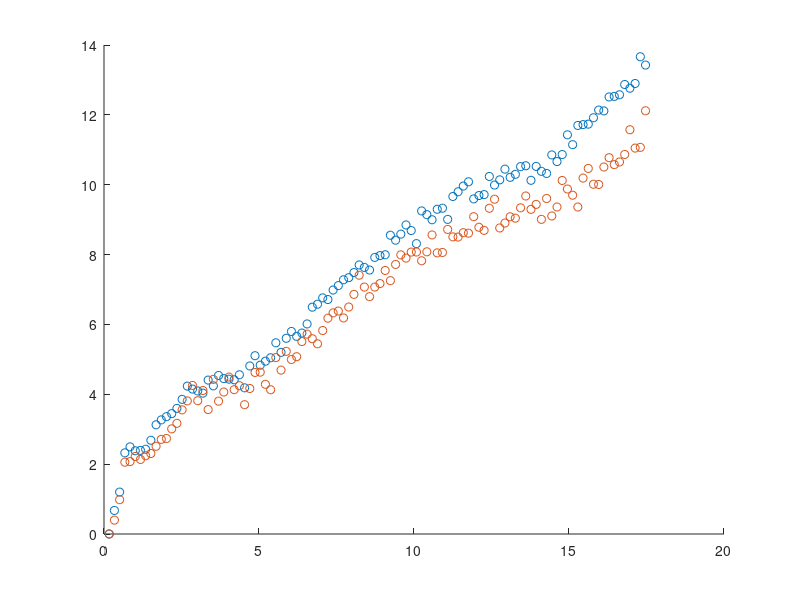
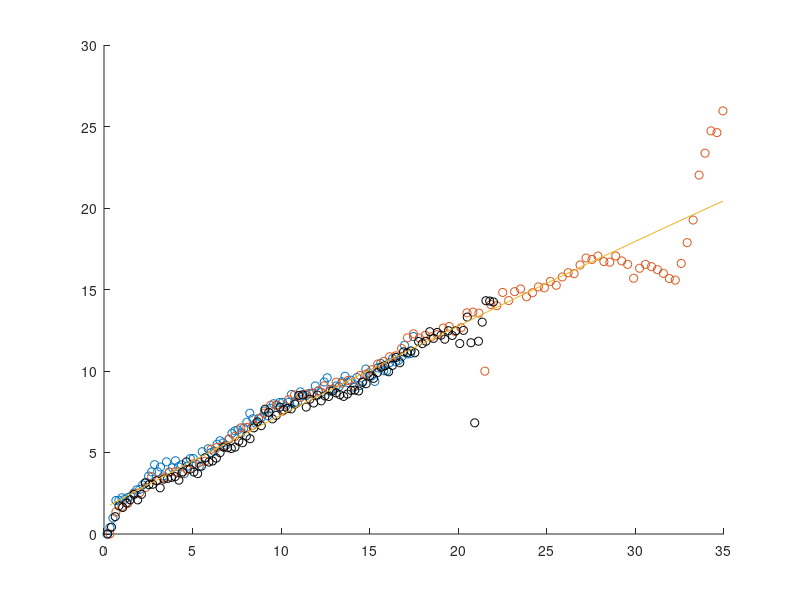

Source code (MATLAB) for these figures, in order:
%% Preemphasis 1
% up to ~ 18 GHz
fcGHz = [0.167968750000000,0.335937500000000,0.503906250000000,0.671875000000000,0.839843750000000,1.00781250000000,1.17578125000000,1.34375000000000,1.51171875000000,1.67968750000000,1.84765625000000,2.01562500000000,2.18359375000000,2.35156250000000,2.51953125000000,2.68750000000000,2.85546875000000,3.02343750000000,3.19140625000000,3.35937500000000,3.52734375000000,3.69531250000000,3.86328125000000,4.03125000000000,4.19921875000000,4.36718750000000,4.53515625000000,4.70312500000000,4.87109375000000,5.03906250000000,5.20703125000000,5.37500000000000,5.54296875000000,5.71093750000000,5.87890625000000,6.04687500000000,6.21484375000000,6.38281250000000,6.55078125000000,6.71875000000000,6.88671875000000,7.05468750000000,7.22265625000000,7.39062500000000,7.55859375000000,7.72656250000000,7.89453125000000,8.06250000000000,8.23046875000000,8.39843750000000,8.56640625000000,8.73437500000000,8.90234375000000,9.07031250000000,9.23828125000000,9.40625000000000,9.57421875000000,9.74218750000000,9.91015625000000,10.0781250000000,10.2460937500000,10.4140625000000,10.5820312500000,10.7500000000000,10.9179687500000,11.0859375000000,11.2539062500000,11.4218750000000,11.5898437500000,11.7578125000000,11.9257812500000,12.0937500000000,12.2617187500000,12.4296875000000,12.5976562500000,12.7656250000000,12.9335937500000,13.1015625000000,13.2695312500000,13.4375000000000,13.6054687500000,13.7734375000000,13.9414062500000,14.1093750000000,14.2773437500000,14.4453125000000,14.6132812500000,14.7812500000000,14.9492187500000,15.1171875000000,15.2851562500000,15.4531250000000,15.6210937500000,15.7890625000000,15.9570312500000,16.1250000000000,16.2929687500000,16.4609375000000,16.6289062500000,16.7968750000000,16.9648437500000,17.1328125000000,17.3007812500000,17.4687500000000];
Hpreemphasis1 = [10.5864882880518 + 1.49339633027114i,11.3238467118264 + 2.29355276861050i,11.8028220951656 + 3.37356459582204i,13.4884741257329 + 3.63677048916425i,13.8125257362940 + 3.50051982479883i,13.7108104807211 + 3.14475434454464i,13.6823269310383 + 3.33005669871479i,13.6591133596389 + 3.64236012655727i,13.9083402129090 + 4.31318489958790i,14.6032354312678 + 4.64278766092578i,14.7137158938755 + 5.10339031625679i,14.9161365241344 + 5.02569983956845i,15.0321794414393 + 5.17597970109845i,15.2058060061400 + 5.51890356329717i,15.4751575820516 + 6.17912816014491i,16.4121110671244 + 5.80150044496576i,16.2092695729273 + 5.86866710993493i,16.0374607511962 + 6.02359622589820i,15.9960440158535 + 5.77986603040130i,16.4003177738899 + 6.80781545636365i,16.1283207029707 + 6.58652382831100i,16.2703165217003 + 7.76418653161224i,16.4153350667516 + 7.00027587991651i,16.2285703517086 + 7.34031352726578i,16.0456041118255 + 7.64721879901575i,16.2364537523500 + 7.92854260627997i,15.0560756738284 + 8.54039699475220i,15.7916013930922 + 9.83354652829034i,16.2862225373852 + 10.2496048923805i,15.9378338720865 + 9.68862498310304i,15.8392182120140 + 10.3065085651120i,15.4687840978332 + 11.2260403393048i,16.2521943357353 + 11.7900336370651i,15.3130481875047 + 11.9993845119805i,15.6184484002480 + 13.0894802593440i,16.4955475822428 + 12.7391251419048i,15.5283212279253 + 13.3986299477863i,15.0382660132645 + 14.2742457704250i,15.3204188014811 + 14.8938084050301i,15.8771641797003 + 16.0562638653255i,16.0846117867267 + 16.1590642414807i,16.1006517381670 + 16.8209813344538i,15.7119271011055 + 17.0101710644767i,15.8914005380683 + 17.8421380022481i,16.6439554932122 + 17.6306359703165i,16.0031158052876 + 18.8343349034433i,16.9685424684213 + 18.2047171786448i,15.6665047591979 + 19.8761700570909i,16.7618651812747 + 19.8139169799925i,17.1302305275286 + 19.2144002686916i,16.6258202709591 + 19.3636082497805i,17.2618016648411 + 20.2464593304543i,16.9584068515811 + 20.7049565645220i,16.4538438584459 + 21.2027698115726i,16.6448022906617 + 23.2870654042235i,17.4733847276435 + 22.0839423901553i,17.4987453461778 + 22.7823858398055i,17.5331257717277 + 23.8625098060840i,17.8001979478053 + 22.9815466330088i,16.4943777596186 + 22.4305711161379i,17.6781129276479 + 25.4773253724281i,18.1280812847945 + 24.6914111627959i,17.6830490186802 + 24.3845925905602i,17.0447856823188 + 26.1112252206631i,18.7168634714559 + 25.0743117458882i,18.1596637356808 + 24.0779441821512i,17.0844702552517 + 27.6726154135683i,19.2645921931017 + 26.8306160883738i,19.2822938793136 + 27.5895970295330i,17.7666571368893 + 29.1480426871921i,18.3571359533130 + 26.5337138067199i,18.5832436958300 + 26.8135157299208i,15.7693742724854 + 28.6764219290472i,15.7124493121909 + 30.9854870515438i,15.4780593196902 + 30.0157350993488i,15.8893419470191 + 30.4599295624008i,16.1004239815927 + 31.7369027450398i,15.8768502604975 + 30.7905418873020i,13.9703090547998 + 32.0742545359881i,14.4520355550102 + 32.8430726528383i,14.4884522126022 + 32.9421343309202i,12.2290758111782 + 32.0487761250664i,10.8875762392570 + 34.2225738819018i,9.43490354701796 + 34.0527683572984i,6.87373912680067 + 34.4104005302000i,8.97224433106973 + 36.2039643407443i,5.31482449375369 + 36.1037808041328i,2.65263324079681 + 37.2514680393148i,2.16861556692370 + 39.7930538492576i,-0.812006395366996 + 38.5718979409061i,-3.50230242117191 + 40.9516177055554i,-4.82950518849645 + 40.9330311033424i,-4.78603485556681 + 41.0012080704565i,-7.27161562673659 + 41.5260466733111i,-9.50686398862735 + 42.1846351920549i,-11.7995845853796 + 41.4772329446245i,-12.6617498321148 + 43.3379990804847i,-15.1214078516367 + 42.6332536282323i,-15.3079634985599 + 42.8232904163001i,-18.2310987898760 + 43.3659121822454i,-24.1136429669932 + 39.7203354739368i,-23.7221444671474 + 40.8033162931917i,-26.4940930570592 + 44.2185819529173i,-27.8416963990219 + 41.7152051470882i];
Hpreemphasis2 = [2.73106654609644,2.85886868536201,3.05822737511419,3.46038180074983,3.46708706170941,3.52598474992524,3.49189589012096,3.53495445473579,3.56093541169890,3.64674695636431,3.73077622298887,3.74192699778840,3.86218247812435,3.93338482249054,4.11196688035485,4.23513686587625,4.45635036574061,4.23804751095611,4.38253865161181,4.11587421825603,4.54688299115558,4.23160758186788,4.36085040842625,4.58151819020844,4.39460926144724,4.45301480552868,4.18241390111016,4.41195821039056,4.65168970424071,4.65613453610526,4.47319925903857,4.39361170709457,4.88490866627688,4.68748608946388,4.98656437279577,4.85419692124548,4.89934584002275,5.15029922367776,5.27758814988422,5.19879087309623,5.11233213367968,5.34096914696413,5.56288152056150,5.66127691865576,5.69480986718812,5.56712175308027,5.77085129300582,6.01632108613293,6.40878354306794,6.16351664937764,5.97142157589750,6.16366330915362,6.23454707061600,6.50979989914742,6.29496281549612,6.64072417193894,6.85327129463490,6.78132340776269,6.91636006446131,6.91804745819621,6.72148458789709,6.92314200726573,7.31867356138867,6.89890241991910,6.90792921169589,7.45329221563481,7.27205928983376,7.26808516047102,7.37357110132786,7.36147887386745,7.77250380906938,7.50653510639227,7.43003537861776,7.99143857756046,8.23350730195373,7.48900724723583,7.61197200921973,7.76987868810254,7.73481687912185,8.00322335844356,8.32122975621097,7.96270686018318,8.09401309376292,7.70464749600986,8.25324900800601,7.79099653221476,8.02460792223691,8.75837648136676,8.51545264105654,8.34256683150353,8.02450702511843,8.82745603936225,9.11317533655492,8.65064935916800,8.64318196573915,9.15526799073268,9.44123229287533,9.22717184975231,9.30919408529858,9.54258826736348,10.3517858244214,9.74454768036903,9.76826355234945,11.0196055277993];


Hpreemphasis1 = abs(Hpreemphasis1);
Hpreemphasis1 = Hpreemphasis1/Hpreemphasis1(1);

Hpreemphasis2 = Hpreemphasis2/Hpreemphasis2(1);
 
% fit1 = fit(fcGHz, Hpreemphasis2, 'poly2')

%% Preemphasis 2
% up to ~ 35 GHz
fcGHz3 = [0.335937500000000,0.671875000000000,1.00781250000000,1.34375000000000,1.67968750000000,2.01562500000000,2.35156250000000,2.68750000000000,3.02343750000000,3.35937500000000,3.69531250000000,4.03125000000000,4.36718750000000,4.70312500000000,5.03906250000000,5.37500000000000,5.71093750000000,6.04687500000000,6.38281250000000,6.71875000000000,7.05468750000000,7.39062500000000,7.72656250000000,8.06250000000000,8.39843750000000,8.73437500000000,9.07031250000000,9.40625000000000,9.74218750000000,10.0781250000000,10.4140625000000,10.7500000000000,11.0859375000000,11.4218750000000,11.7578125000000,12.0937500000000,12.4296875000000,12.7656250000000,13.1015625000000,13.4375000000000,13.7734375000000,14.1093750000000,14.4453125000000,14.7812500000000,15.1171875000000,15.4531250000000,15.7890625000000,16.1250000000000,16.4609375000000,16.7968750000000,17.1328125000000,17.4687500000000,17.8046875000000,18.1406250000000,18.4765625000000,18.8125000000000,19.1484375000000,19.4843750000000,19.8203125000000,20.1562500000000,20.4921875000000,20.8281250000000,21.1640625000000,21.5000000000000,21.8359375000000,22.1718750000000,22.5078125000000,22.8437500000000,23.1796875000000,23.5156250000000,23.8515625000000,24.1875000000000,24.5234375000000,24.8593750000000,25.1953125000000,25.5312500000000,25.8671875000000,26.2031250000000,26.5390625000000,26.8750000000000,27.2109375000000,27.5468750000000,27.8828125000000,28.2187500000000,28.5546875000000,28.8906250000000,29.2265625000000,29.5625000000000,29.8984375000000,30.2343750000000,30.5703125000000,30.9062500000000,31.2421875000000,31.5781250000000,31.9140625000000,32.2500000000000,32.5859375000000,32.9218750000000,33.2578125000000,33.5937500000000,33.9296875000000,34.2656250000000,34.6015625000000,34.9375000000000];
Hpreemphasis3 = [2.93065570568365,3.42239193838029,3.55269081451834,3.63753017795263,3.89310983285984,3.92466728476242,4.07252504177783,4.39398617341961,4.28282935990344,4.36192826248288,4.53538273640133,4.55203437664322,4.48551381030442,4.60759536673696,4.80578771812325,4.85276469273365,4.90174854426737,5.33272659510497,5.40692882755031,5.44371891815008,5.72140430565517,5.83933303437081,6.20566809964575,6.22366666744834,6.31080365997461,6.62993598201363,6.88166060389448,7.26920282067339,7.29500041108794,6.97687596523419,7.56584357784497,7.83212279881367,7.69136382367729,7.86613480200489,7.92481623436785,8.04185577388087,8.34090681820092,8.14087396262934,8.56213639545615,8.49655106917213,8.66945815105360,8.33481454065747,8.97814834801801,9.05586505812139,9.35126420113916,9.73659511926531,9.92187634959583,10.2491964966101,10.3161941455176,10.8677877956914,11.7115184290188,12.0536027037696,11.7017031076109,11.9254554628267,11.8003417266892,11.9833499203078,12.5476272775020,12.6943510433722,12.2584329343516,12.5807966149922,13.9831728314429,14.0479873589832,13.9516147124399,9.25716023474548,14.8236292642031,14.7010578242915,16.1418318079796,15.2387632319795,16.2304230549604,16.5444068023687,15.6496141646946,16.1083457807486,16.7868684162147,16.6798778896637,17.4473427782387,16.9800129024444,18.0005644557717,18.5560160868150,18.4346393561030,19.5969034256404,20.5883247271730,20.3814795027208,20.8742584378730,20.0721795301398,19.9895613455129,20.8791893855728,20.1685796006178,19.6883282279300,17.8429792939086,19.1494681927001,19.6826706566126,19.3647833569080,18.9561557740204,18.4800311511831,17.8062633306356,17.6121185439293,19.8163536993246,22.9440137279781,26.9168170953250,36.9775013501200,43.1613489818862,50.5368339847588,49.9110112655166,58.1916224750163];

Hpreemphasis3 = Hpreemphasis3/Hpreemphasis3(1);

fit3 = [-0.0013 0.5846 1.5859];

Hpreemph = 10.^(polyval([-0.0013 0.5846 1.5859], fcGHz3)/20);

%% New modulator
fnew = [211388221.153846,422776442.307692,634164663.461538,845552884.615385,1056941105.76923,1268329326.92308,1479717548.07692,1691105769.23077,1902493990.38462,2113882211.53846,2325270432.69231,2536658653.84615,2748046875.00000,2959435096.15385,3170823317.30769,3382211538.46154,3593599759.61538,3804987980.76923,4016376201.92308,4227764423.07692,4439152644.23077,4650540865.38462,4861929086.53846,5073317307.69231,5284705528.84615,5496093750.00000,5707481971.15385,5918870192.30769,6130258413.46154,6341646634.61538,6553034855.76923,6764423076.92308,6975811298.07692,7187199519.23077,7398587740.38462,7609975961.53846,7821364182.69231,8032752403.84615,8244140625.00000,8455528846.15385,8666917067.30769,8878305288.46154,9089693509.61539,9301081730.76923,9512469951.92308,9723858173.07692,9935246394.23077,10146634615.3846,10358022836.5385,10569411057.6923,10780799278.8462,10992187500.0000,11203575721.1538,11414963942.3077,11626352163.4615,11837740384.6154,12049128605.7692,12260516826.9231,12471905048.0769,12683293269.2308,12894681490.3846,13106069711.5385,13317457932.6923,13528846153.8462,13740234375.0000,13951622596.1538,14163010817.3077,14374399038.4615,14585787259.6154,14797175480.7692,15008563701.9231,15219951923.0769,15431340144.2308,15642728365.3846,15854116586.5385,16065504807.6923,16276893028.8462,16488281250.0000,16699669471.1538,16911057692.3077,17122445913.4615,17333834134.6154,17545222355.7692,17756610576.9231,17967998798.0769,18179387019.2308,18390775240.3846,18602163461.5385,18813551682.6923,19024939903.8462,19236328125.0000,19447716346.1538,19659104567.3077,19870492788.4615,20081881009.6154,20293269230.7692,20504657451.9231,20716045673.0769,20927433894.2308,21138822115.3846,21350210336.5385,21561598557.6923,21772986778.8462,21984375000.0000];
Hnew = [19.8357795024770,20.2550817033207,20.8998781315683,21.5600684644335,21.4644616142099,21.7415994776529,21.9347226415198,22.2586889354433,21.9302524740724,22.2682094382052,22.9680407135425,22.8619792365200,22.8882508731292,23.1003391774759,22.6690690618403,23.2059038791213,23.2464489076189,23.3089038986785,23.3519007072359,23.1382783413785,23.6478571842714,24.2599640182849,23.8148353993012,23.6385102682201,23.5372748687308,23.9948584471890,24.4946244514898,24.2488451375127,24.3144997652052,24.4927308977663,24.8232193477770,25.1587043269343,25.1283561492716,25.0820577549702,25.1642537306921,25.5299152119726,25.4364894963985,25.8431738263981,25.6809510867565,26.3491228652074,26.7150289646654,26.4815262994838,27.4925572339520,27.2995999183013,26.8986267731759,27.1127409325960,27.6178885817491,27.4511870026734,27.5376882578634,27.5138819469723,27.8031781170762,28.3387245792938,28.3743214585440,27.6236009376797,28.1079973861577,27.8738672309703,28.3587682453408,28.0056164296238,28.3051568564935,28.2723734327334,28.6076269101762,28.4939263290630,28.3791347953503,28.2783191045518,28.4204977986290,28.6494206488807,28.6636156254150,28.6097293012799,29.1413289415803,29.0568683356255,29.5415439206314,29.3855817761585,29.7324432805046,30.0661060677766,30.1557430567386,29.7882863277946,30.1779736094294,30.6705206884876,30.3417281094126,31.0102763521329,30.9639168397180,31.0649556339071,30.9535649441501,31.6456211757164,31.5123815868025,31.6604369526439,32.2475227968550,31.8368460014554,32.2023961180533,32.0301641455535,31.7855090025975,32.3072200761038,32.0182415534474,32.3068827080648,31.5210462057501,32.3276654886249,33.1425448221663,31.5704352915071,26.6553380604333,31.6633460875419,32.8357536810546,34.1472246825210,34.1271333517976,34.0708920750703];
Hnew = Hnew - Hnew(1);


figure, hold on
plot(fcGHz, 20*log10(Hpreemphasis1), 'o', fcGHz, 20*log10(Hpreemphasis2), 'o') 
% plot(fcGHz, fit1(fcGHz));

figure, hold on
plot(fcGHz, 20*log10(Hpreemphasis2), 'o', fcGHz3, 20*log10(Hpreemphasis3), 'o') 
plot(fnew/1e9, Hnew, 'ok')
plot(fcGHz3, 20*log10(Hpreemph));

